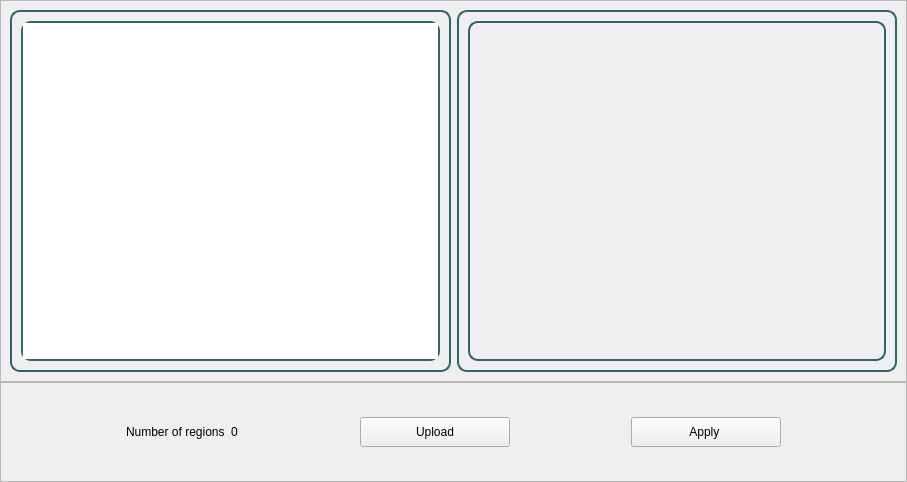
<?xml version="1.0" encoding="UTF-8"?>
<ui version="4.0">
 <class>RegionGrowingWidget</class>
 <widget class="QWidget" name="RegionGrowingWidget">
  <property name="geometry">
   <rect>
    <x>0</x>
    <y>0</y>
    <width>907</width>
    <height>482</height>
   </rect>
  </property>
  <property name="windowTitle">
   <string>Form</string>
  </property>
  <layout class="QVBoxLayout" name="verticalLayout">
   <property name="spacing">
    <number>0</number>
   </property>
   <property name="leftMargin">
    <number>0</number>
   </property>
   <property name="topMargin">
    <number>0</number>
   </property>
   <property name="rightMargin">
    <number>0</number>
   </property>
   <property name="bottomMargin">
    <number>0</number>
   </property>
   <item>
    <widget class="QFrame" name="frame_2">
     <property name="frameShape">
      <enum>QFrame::StyledPanel</enum>
     </property>
     <property name="frameShadow">
      <enum>QFrame::Raised</enum>
     </property>
     <layout class="QHBoxLayout" name="horizontalLayout_2">
      <item>
       <widget class="QFrame" name="frame_3">
        <property name="styleSheet">
         <string notr="true">
           border: 2px solid  #316669;
          border-radius: 10px;</string>
        </property>
        <property name="frameShape">
         <enum>QFrame::StyledPanel</enum>
        </property>
        <property name="frameShadow">
         <enum>QFrame::Raised</enum>
        </property>
        <layout class="QHBoxLayout" name="horizontalLayout">
         <item>
          <widget class="QGraphicsView" name="graphicsView">
           <property name="sizePolicy">
            <sizepolicy hsizetype="Preferred" vsizetype="Preferred">
             <horstretch>0</horstretch>
             <verstretch>0</verstretch>
            </sizepolicy>
           </property>
           <property name="cursor" stdset="0">
            <cursorShape>CrossCursor</cursorShape>
           </property>
           <property name="styleSheet">
            <string notr="true"/>
           </property>
          </widget>
         </item>
        </layout>
       </widget>
      </item>
      <item>
       <widget class="QFrame" name="frame_4">
        <property name="styleSheet">
         <string notr="true">
           border: 2px solid  #316669;
          border-radius: 10px;</string>
        </property>
        <property name="frameShape">
         <enum>QFrame::StyledPanel</enum>
        </property>
        <property name="frameShadow">
         <enum>QFrame::Raised</enum>
        </property>
        <layout class="QHBoxLayout" name="horizontalLayout_3">
         <item>
          <widget class="QFrame" name="frame_5">
           <property name="frameShape">
            <enum>QFrame::StyledPanel</enum>
           </property>
           <property name="frameShadow">
            <enum>QFrame::Raised</enum>
           </property>
          </widget>
         </item>
        </layout>
       </widget>
      </item>
     </layout>
    </widget>
   </item>
   <item>
    <widget class="QFrame" name="frame">
     <property name="maximumSize">
      <size>
       <width>16777215</width>
       <height>100</height>
      </size>
     </property>
     <property name="frameShape">
      <enum>QFrame::StyledPanel</enum>
     </property>
     <property name="frameShadow">
      <enum>QFrame::Raised</enum>
     </property>
     <layout class="QHBoxLayout" name="horizontalLayout_5">
      <item>
       <spacer name="horizontalSpacer_2">
        <property name="orientation">
         <enum>Qt::Horizontal</enum>
        </property>
        <property name="sizeHint" stdset="0">
         <size>
          <width>40</width>
          <height>20</height>
         </size>
        </property>
       </spacer>
      </item>
      <item>
       <layout class="QHBoxLayout" name="horizontalLayout_4">
        <item>
         <widget class="QLabel" name="label">
          <property name="text">
           <string>Number of regions</string>
          </property>
         </widget>
        </item>
        <item>
         <widget class="QLabel" name="label_2">
          <property name="text">
           <string>0</string>
          </property>
         </widget>
        </item>
       </layout>
      </item>
      <item>
       <spacer name="horizontalSpacer_4">
        <property name="orientation">
         <enum>Qt::Horizontal</enum>
        </property>
        <property name="sizeHint" stdset="0">
         <size>
          <width>40</width>
          <height>20</height>
         </size>
        </property>
       </spacer>
      </item>
      <item>
       <widget class="QPushButton" name="uploadBtn">
        <property name="minimumSize">
         <size>
          <width>150</width>
          <height>30</height>
         </size>
        </property>
        <property name="text">
         <string>Upload</string>
        </property>
       </widget>
      </item>
      <item>
       <spacer name="horizontalSpacer">
        <property name="orientation">
         <enum>Qt::Horizontal</enum>
        </property>
        <property name="sizeHint" stdset="0">
         <size>
          <width>40</width>
          <height>20</height>
         </size>
        </property>
       </spacer>
      </item>
      <item>
       <widget class="QPushButton" name="pushButton">
        <property name="minimumSize">
         <size>
          <width>150</width>
          <height>30</height>
         </size>
        </property>
        <property name="text">
         <string>Apply </string>
        </property>
       </widget>
      </item>
      <item>
       <spacer name="horizontalSpacer_3">
        <property name="orientation">
         <enum>Qt::Horizontal</enum>
        </property>
        <property name="sizeHint" stdset="0">
         <size>
          <width>40</width>
          <height>20</height>
         </size>
        </property>
       </spacer>
      </item>
     </layout>
    </widget>
   </item>
  </layout>
 </widget>
 <resources/>
 <connections/>
</ui>
